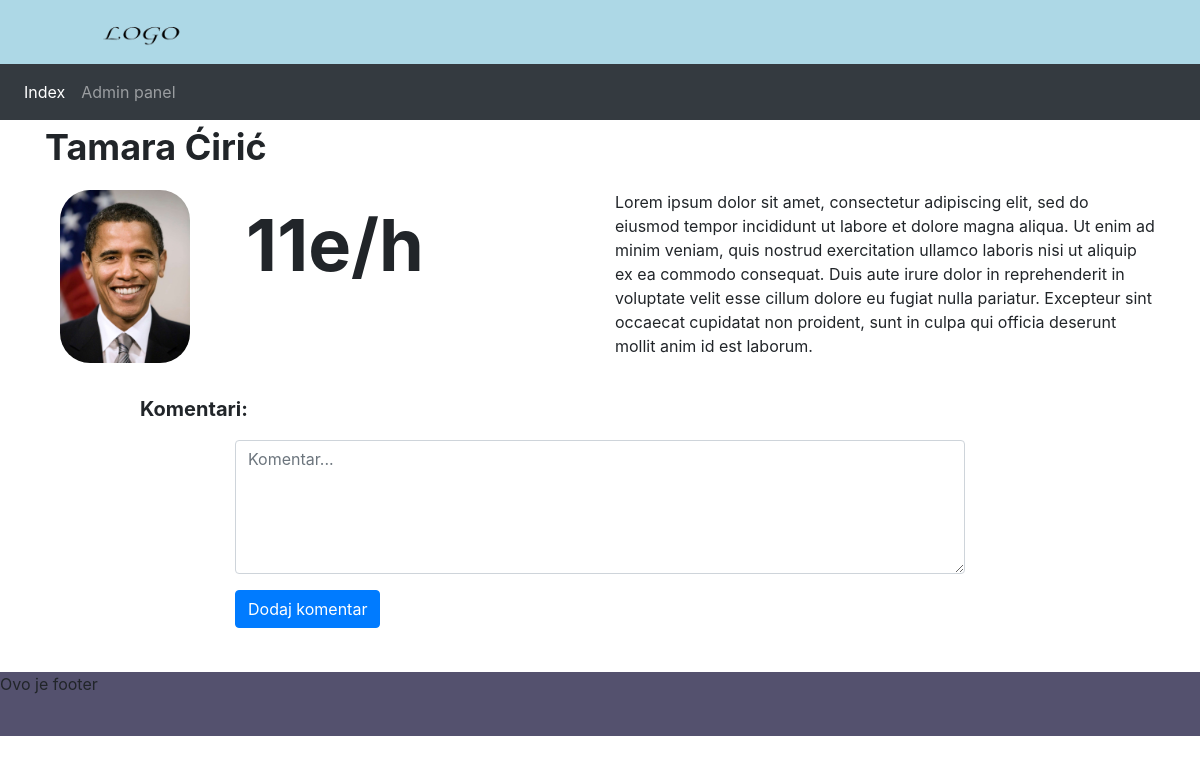
/controllers/view_single?id=9, run on the app's committed database.
### tables this page shows
CREATE TABLE `profiles` (
  `profile_id` int(11) NOT NULL AUTO_INCREMENT,
  `profile_name` varchar(50) DEFAULT NULL,
  `profile_price` int(11) DEFAULT NULL,
  `profile_description` longtext,
  `profile_image` varchar(50) DEFAULT NULL,
  PRIMARY KEY (`profile_id`)
);

### classes/Template.php (called while the page is built, shortened)
<?php
class Template {
    protected $template;
    public function __construct($template){
        $this->template = $template;
    }
    public function __toString(){
    	include basename($this->template);
      	return ob_get_clean();
    }
}

### classes/Database.php (called while the page is built, shortened)
<?php
class Database {
	private $host = DB_HOST;
	private $user = DB_USER;
	private $pass = DB_PASS;
	private $dbname = DB_NAME;
	private $dbh;
	private $stmt;
	public function __construct() {
		$dsn = 'mysql:host=' . $this->host . ';dbname=' . $this->dbname;
		$options = array (
				PDO::ATTR_ERRMODE => PDO::ERRMODE_EXCEPTION,
                PDO::MYSQL_ATTR_INIT_COMMAND => "SET NAMES utf8mb4"
		);
		try {
			$this->dbh = new PDO ($dsn, $this->user, $this->pass, $options);
		}
		catch ( PDOException $e ) {
			$this->error = $e->getMessage();
		}
	}
	public function query($query) {
		$this->stmt = $this->dbh->prepare($query);
	}
	public function bind($param, $value, $type = null) {
		if (is_null ( $type )) {
			switch (true) {
				default :
					$type = PDO::PARAM_STR;
			}
		}
		$this->stmt->bindValue ( $param, $value, $type );
	}
	public function execute(){
		return $this->stmt->execute();
	}
	public function single(){
		$this->execute();
		return $this->stmt->fetch(PDO::FETCH_OBJ);
	}
}

### classes/Profile.php (called while the page is built, shortened)
<?php
class Profile
{
    private $database;
    public function __construct($db)
    {
        $this->database = $db;
    }
    public function getSingleProfile($id)
    {
        $this->database->query("SELECT * FROM `profiles` where profile_id=$id");
        return $this->database->single();
    }
}

### templates/view_single.php (the view, shortened to what this page needs)
<div id="name" class="row">
    <div class="col-md-12">
        <p><?php echo $profile->profile_name; ?></p>
    </div>
</div>
<div class="row">
    <div class="col-md-6">
        <div class="col-sm-2">
            <img class="profile_image round" src="../assets/images/<?php echo $profile->profile_image; ?>">
        </div>
        <div class="col-sm-10">
            <p id="price"><?php echo $profile->profile_price; ?>e/h</p>
        </div>
    </div>
    <div class="col-md-6">
        <p><?php echo $profile->profile_description ?></p>
    </div>
</div>
<div class="row">
    <div class="col-md-10 offset-1">
        <p id="comment_title">Komentari:</p>
    </div>
</div>
<div class="row">
    <div class="col-md-8 offset-2">
        <form action="comments.php" method="post">
            <div class="form-group">
                <textarea class="form-control" id="comment" placeholder="Komentar..." cols="100" rows="5"
                          name="comment_text" required></textarea>
            </div>
            <input type="submit" class="btn btn-primary" name="dodaj_komentar" value="Dodaj komentar">
        </form>
    </div>
</div>
<br>

### assets/css/style.css (style rules this page uses)
.profile_image { position: relative; left: 0; width: 80px; float: left; }
.round { border-radius: 30px; width: 130px; }
#price { font-size: 72px; font-weight: bolder; padding-left: 50px; text-align: center; }
#comment_title { margin-top: 20px; font-weight: bolder; font-size: 20px; }
#name { font-size: 36px; font-weight: bold; }

### data on the page
profiles: profile_name "Tamara Ćirić", profile_image (picture), profile_price "11", profile_description "Lorem ipsum dolor sit amet, consectetur adipiscing elit, sed do eiusmod tempor incididunt ut labore et dolore magna aliqua. Ut enim ad minim veniam, quis nostrud exercitation ullamco laboris nisi ut aliquip ex ea commodo consequat. Duis aute irure dolor in reprehenderit in voluptate velit esse cillum dolore eu fugiat nulla pariatur. Excepteur sint occaecat cupidatat non proident, sunt in culpa qui officia deserunt mollit anim id est laborum."
